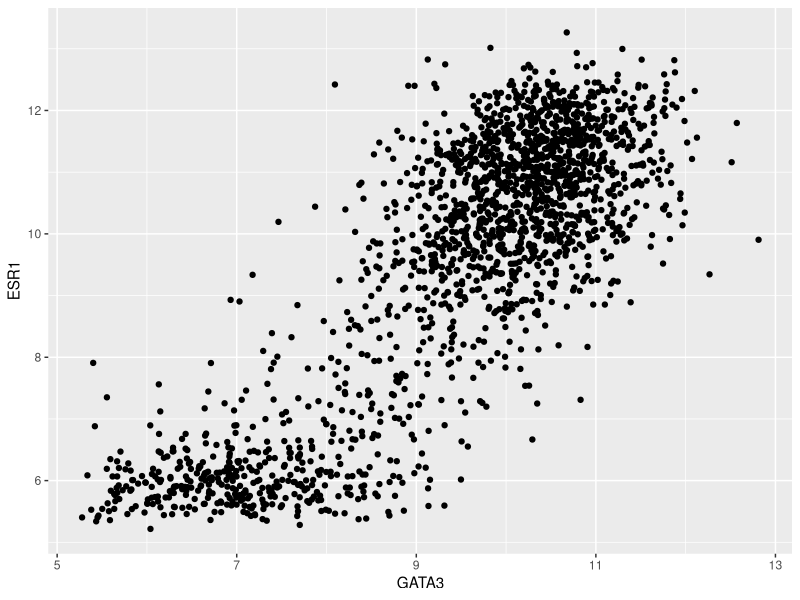
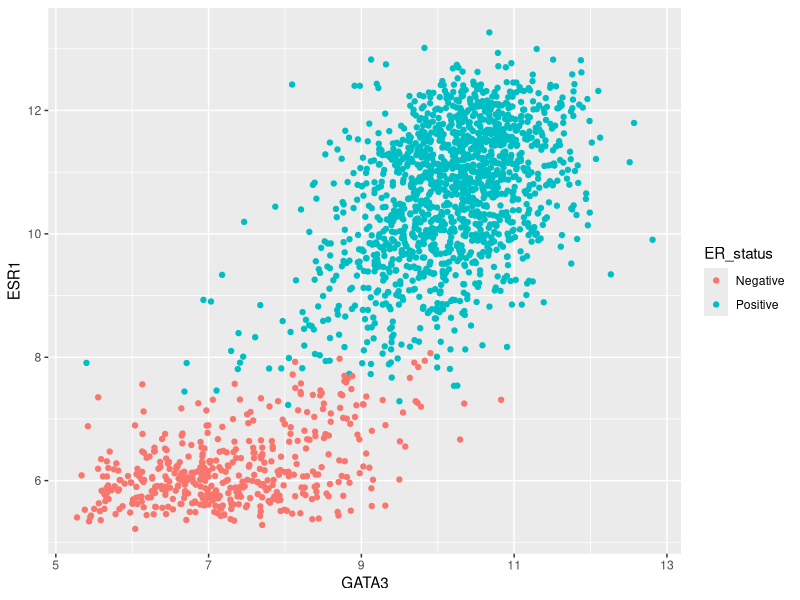
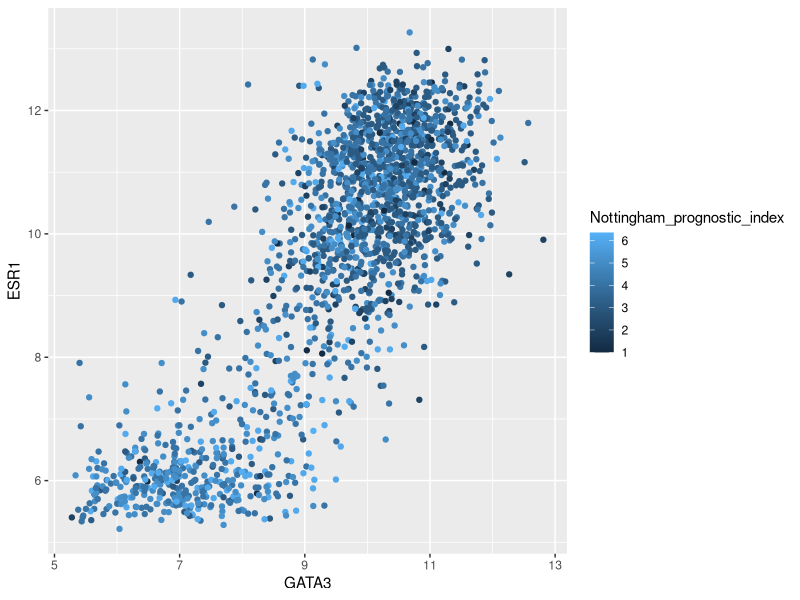
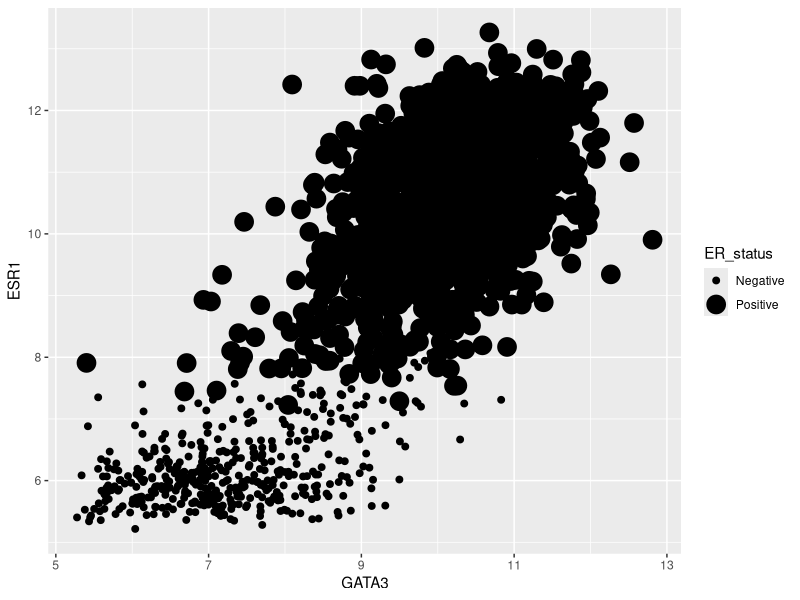
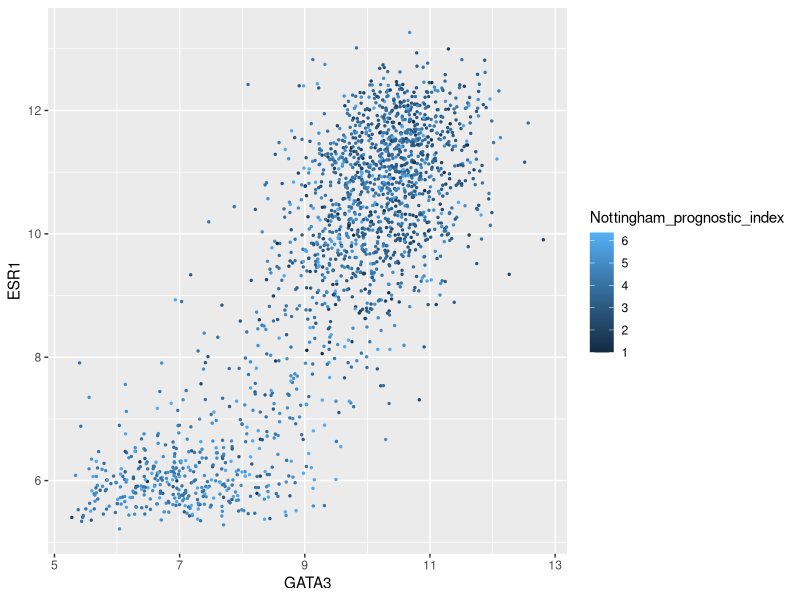

Generate these figures, in order, with R: (Note: this script raises an error after producing the figures.)
## ---- chunk 1
library(tidyverse)
metabric <- read_csv("data/metabric_clinical_and_expression_data.csv")
metabric
## ---- chunk 2
ggplot(data = metabric) +
  geom_point(mapping = aes(x = GATA3, y = ESR1))
## ---- chunk 3
ggplot(data = metabric) +
  geom_point(mapping = aes(x = GATA3, y = ESR1, colour = ER_status))
## ---- chunk 4
ggplot(data = metabric) +
  geom_point(mapping = aes(x = GATA3, y = ESR1, colour = Nottingham_prognostic_index))
## ---- chunk 5
ggplot(data = metabric) +
  geom_point(mapping = aes(x = GATA3, y = ESR1, size = ER_status))
## ---- chunk 6
ggplot(data = metabric) +
  geom_point(mapping = aes(x = GATA3, y = ESR1, colour = Nottingham_prognostic_index), size = 0.5)
## ---- chunk 7
ggplot(data = metabric) +
  geom_point(mapping = aes(x = GATA3, y = ESR1, shape = `3-gene_classifier`), size = 0.9)
## ---- chunk 8
ggplot(data = metabric) +
  geom_point(mapping = aes(x = GATA3, y = ESR1, colour = PAM50, shape = `3-gene_classifier`), size = 0.9)
## ---- chunk 9
ggplot(data = metabric) +
  geom_point(mapping = aes(x = GATA3, y = ESR1, colour = `3-gene_classifier`), size = 0.75, alpha = 0.5)
## ---- chunk 10
ggplot(data = metabric) +
  geom_bar(mapping = aes(x = Integrative_cluster))
## ---- chunk 11
ggplot(data = metabric) +
  geom_bar(mapping = aes(x = Integrative_cluster, colour = Integrative_cluster))
## ---- chunk 12
ggplot(data = metabric) +
  geom_bar(mapping = aes(x = Integrative_cluster, fill = Integrative_cluster))
## ---- chunk 13
ggplot(data = metabric) +
  geom_bar(mapping = aes(x = Integrative_cluster, fill = ER_status))
## ---- chunk 14
ggplot(data = metabric) +
  geom_bar(mapping = aes(x = Integrative_cluster, fill = `3-gene_classifier`))
## ---- chunk 15
ggplot(data = metabric) +
  geom_bar(mapping = aes(x = Integrative_cluster, fill = "blue"))
## ---- chunk 16
ggplot(data = metabric) +
  geom_bar(mapping = aes(x = Integrative_cluster), fill = "blue")
## ---- chunk 17
counts <- tibble(
  `3-gene_classifier` = c("ER-/HER2-", "ER+/HER2- High Prolif", "ER+/HER2- Low Prolif", "HER2+"),
  count = c(290, 603, 619, 188)
)
counts
## ---- chunk 18
ggplot(data = counts) +
  geom_bar(mapping = aes(x = `3-gene_classifier`, y = count), stat = "identity")
## ---- chunk 19
ggplot(data = metabric) +
  geom_point(mapping = aes(x = GATA3, y = ESR1)) +
  geom_smooth(mapping = aes(x = GATA3, y = ESR1))
## ---- chunk 20
ggplot(data = metabric, mapping = aes(x = GATA3, y = ESR1)) +
  geom_point() +
  geom_smooth()
## ---- chunk 21
ggplot(data = metabric, mapping = aes(x = GATA3, y = ESR1)) +
  geom_point(size = 0.5, alpha = 0.5) +
  geom_smooth()
## ---- chunk 22
ggplot(data = metabric, mapping = aes(x = GATA3, y = ESR1, colour = ER_status)) +
  geom_point(size = 0.5, alpha = 0.5) +
  geom_smooth()
## ---- chunk 23
ggplot(data = metabric, mapping = aes(x = GATA3, y = ESR1)) +
  geom_point(mapping = aes(colour = ER_status), size = 0.5, alpha = 0.5) +
  geom_smooth()
## ---- chunk 24
ggplot(data = metabric, mapping = aes(x = GATA3, y = ESR1, colour = ER_status)) +
  geom_point(size = 0.5, alpha = 0.5) +
  geom_smooth(mapping = aes(x = GATA3, y = ESR1), inherit.aes = FALSE)
## ---- chunk 25
ggplot(data = metabric, mapping = aes(x = ER_status, y = GATA3)) +
  geom_boxplot()
## ---- chunk 26
ggplot(data = metabric, mapping = aes(x = ER_status, y = GATA3)) +
  geom_boxplot() +
  geom_point()
## ---- chunk 27
ggplot(data = metabric, mapping = aes(x = ER_status, y = GATA3)) +
  geom_boxplot() +
  geom_jitter()
## ---- chunk 28
ggplot(data = metabric, mapping = aes(x = ER_status, y = GATA3)) +
  geom_boxplot() +
  geom_jitter(width = 0.3, size = 0.5, alpha = 0.25)
## ---- chunk 29
ggplot(data = metabric, mapping = aes(x = ER_status, y = GATA3, colour = HER2_status)) +
  geom_boxplot()
## ---- chunk 30
library(readxl)
transport_use <- read_excel("data/2020-04-26_COVID-19_Press_Conference_Data.xlsx",
                            sheet = "Transport use",
                            col_names = c("date", "transport_type", "percentage"),
                            col_types = c("date", "text", "numeric"),
                            skip = 4,
                            n_max = 186)
transport_use$percentage <- transport_use$percentage * 100
transport_use
## ---- chunk 31
table(transport_use$transport_type)
## ---- chunk 32
rail_use <- transport_use[transport_use$transport_type == "National rail", ]
rail_use
## ---- chunk 33
typeof(rail_use$date)
class(rail_use$date)
## ---- chunk 34
rail_use$date[1]
as.double(rail_use$date[1])
## ---- chunk 35
ggplot(data = rail_use) +
  geom_line(mapping = aes(x = date, y = percentage))
## ---- chunk 36
ggplot(data = transport_use) +
  geom_line(mapping = aes(x = date, y = percentage, colour = transport_type))
## ---- chunk 37
ggplot(data = transport_use) +
  geom_line(mapping = aes(x = date, y = percentage, linetype = transport_type))
## ---- chunk 38
ggplot(data = metabric) +
  geom_histogram(mapping = aes(x = Age_at_diagnosis))
## ---- chunk 39
ggplot(data = metabric) +
  geom_histogram(mapping = aes(x = Age_at_diagnosis), binwidth = 5)
## ---- chunk 40
ggplot(data = metabric) +
  geom_histogram(mapping = aes(x = Age_at_diagnosis), bins = 20)
## ---- chunk 41
ggplot(data = metabric) +
  geom_histogram(mapping = aes(x = Age_at_diagnosis), bins = 20, colour = "darkblue", fill = "grey")
## ---- chunk 42
ggplot(data = metabric) +
  geom_point(mapping = aes(x = GATA3, y = ESR1, colour = Tumour_stage))
## ---- chunk 43
table(metabric$Tumour_stage)
## ---- chunk 44
metabric$Tumour_stage <- as.factor(metabric$Tumour_stage)
metabric[, c("Patient_ID", "Tumour_stage")]
## ---- chunk 45
typeof(metabric$Tumour_stage)
class(metabric$Tumour_stage)
levels(metabric$Tumour_stage)
## ---- chunk 46
ggplot(data = metabric) +
  geom_point(mapping = aes(x = GATA3, y = ESR1, colour = Tumour_stage))
## ---- chunk 47
metabric$Integrative_cluster <- as.factor(metabric$Integrative_cluster)
levels(metabric$Integrative_cluster)
## ---- chunk 48
metabric$Integrative_cluster <- factor(metabric$Integrative_cluster, levels = c("1", "2", "3", "4ER-", "4ER+", "5", "6", "7", "8", "9", "10"))
levels(metabric$Integrative_cluster)
## ---- chunk 49
ggplot(data = metabric) +
  geom_bar(mapping = aes(x = Integrative_cluster, fill = Integrative_cluster))
## ---- chunk 50
plot <- ggplot(data = metabric)
## ---- chunk 51
typeof(plot)
## ---- chunk 52
length(plot)
## ---- chunk 53
class(plot)
## ---- chunk 54
names(plot)
## ---- chunk 55
plot$data
## ---- chunk 56
plot
## ---- chunk 57
plot$mapping
plot$layers
## ---- chunk 58
plot <- ggplot(data = metabric, mapping = aes(x = Nottingham_prognostic_index, y = ESR1, colour = ER_status))
plot
## ---- chunk 59
plot$mapping
plot$layers
## ---- chunk 60
plot <- plot + geom_point()
plot
## ---- chunk 61
plot$layers
